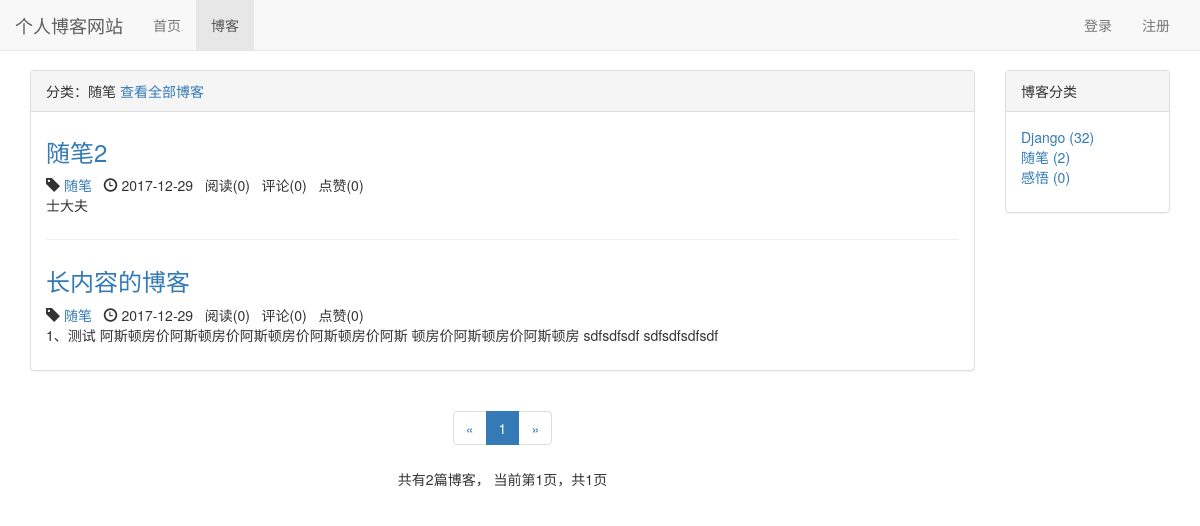
Page /blog/type/2 on the committed database.
### blog/models.py (models this page shows, shortened)
class BlogType(models.Model):
    type_name = models.CharField(max_length=15)
    def __str__(self):
        return self.type_name

class Blog(models.Model, ReadNumExpandMethod):
    title = models.CharField(max_length=50)
    blog_type = models.ForeignKey(BlogType, on_delete=models.CASCADE)
    content = RichTextUploadingField()
    author = models.ForeignKey(User, on_delete=models.CASCADE)
    read_details = GenericRelation(ReadDetail)
    created_time = models.DateTimeField(auto_now_add=True)
    last_updated_time = models.DateTimeField(auto_now=True)
    class Meta:
        ordering = ['-created_time']

### likes/models.py (models this page shows)
class LikeCount(models.Model):
    content_type = models.ForeignKey(ContentType, on_delete=models.CASCADE)
    object_id = models.PositiveIntegerField()
    content_object = GenericForeignKey('content_type', 'object_id')
    liked_num = models.IntegerField(default=0)

### blog/views.py (the view)
# urls.py: path('type/<int:blog_type_pk>', views.blogs_with_type, name="blogs_with_type"),
def blogs_with_type(request, blog_type_pk):
    blog_type = get_object_or_404(BlogType, pk=blog_type_pk)
    blogs_all_list = Blog.objects.filter(blog_type=blog_type)
    context = get_blog_list_common_data(request, blogs_all_list)
    context['blog_type'] = blog_type
    return render(request, 'blog/blogs_with_type.html', context)

### comment/templatetags/comment_tags.py (called while the page is built)
@register.simple_tag
def get_comment_count(obj):
    content_type = ContentType.objects.get_for_model(obj)
    return Comment.objects.filter(content_type=content_type, object_id=obj.pk).count()

### likes/templatetags/likes_tags.py (called while the page is built)
@register.simple_tag
def get_like_count(obj):
    content_type = ContentType.objects.get_for_model(obj)
    like_count, created = LikeCount.objects.get_or_create(content_type=content_type, object_id=obj.pk)
    return like_count.liked_num

### read_statistics/models.py (called while the page is built)
    def get_read_num(self):
        try:
            ct = ContentType.objects.get_for_model(self)
            readnum = ReadNum.objects.get(content_type=ct, object_id=self.pk)
            return readnum.read_num
        except exceptions.ObjectDoesNotExist:
            return 0

### user/context_processors.py (called while the page is built)
def login_modal_form(request):
    return {'login_modal_form': LoginForm()}

### blog/templates/blog/blogs_with_type.html (shortened to what this page needs)
{% extends 'blog/blog_list.html' %}
{% block blog_list_title %}
    分类：{{ blog_type.type_name }}
    <a href="{% url 'blog_list' %}">查看全部博客</a>
{% endblock %}

### blog/templates/blog/blog_list.html (shortened to what this page needs)
{% extends 'base.html' %}
{% block nav_blog_active %}active{% endblock %}
{% load static %}
{% load comment_tags %}
{% load likes_tags %}
{% block header_extends %}
    <link rel="stylesheet" href="{% static 'blog/blog.css' %}">
{% endblock %}
{% block content %}
    <div class="container">
        <div class="row">
            <div class="col-xs-12 col-sm-8 col-md-9 col-lg-10">
                <div class="panel panel-default">
                    <div class="panel-heading">{% block blog_list_title %}博客列表{% endblock %}</div>
                    <div class="panel-body">
                        {% for blog in blogs %}
                            <div class="blog">
                                <h3><a href="{% url 'blog_detail' blog.pk %}">{{ blog.title }}</a></h3>
                                <p class="blog-info">
                                    <span class="glyphicon glyphicon-tag"></span> <a href="{% url 'blogs_with_type' blog.blog_type.pk %}">{{ blog.blog_type }}</a>&nbsp;&nbsp;
                                    <span class="glyphicon glyphicon-time"></span> {{ blog.created_time|date:"Y-m-d" }}&nbsp;&nbsp;
                                    阅读({{ blog.get_read_num }})&nbsp;&nbsp;
                                    评论({% get_comment_count blog %})&nbsp;&nbsp;
                                    点赞({% get_like_count blog %})
                                </p>
                                <p>{{ blog.content|striptags|truncatechars:120 }}</p>
                            </div>
                        {% empty %}
                            <div class="blog">
                                <h3>暂无博客，敬请期待</h3>
                            </div>
                        {% endfor %}
                    </div>
                </div>
                <div class="paginator">
                    <ul class="pagination">
                        <li>
                            {% if page_of_blogs.has_previous %}
                                <a href="?page={{ page_of_blogs.previous_page_number }}" aria-label="Previous">
                                    <span aria-hidden="true">&laquo;</span>
                                </a>
                            {% else %}
                                <span aria-hidden="true">&laquo;</span>
                            {% endif %}
                        </li>
                        {% for page_num in page_range %}
                            {% if page_num == page_of_blogs.number %}
                                <li class="active"><span>{{ page_num }}</span></li>
                            {% else %}
                                {% if page_num == '...' %}
                                    <li><span>{{ page_num }}</span></li>
                                {% else %}
                                    <li><a href="?page={{ page_num }}">{{ page_num }}</a></li>
                                {% endif %}
                            {% endif %}
                        {% endfor %}
                        <li>
                            {% if page_of_blogs.has_next %}
                                <a href="?page={{ page_of_blogs.next_page_number }}" aria-label="Next">
                                    <span aria-hidden="true">&raquo;</span>
                                </a>
                            {% else %}
                                <span aria-hidden="true">&raquo;</span>
                            {% endif %}
                        </li>
                    </ul>
                    <p>
                        共有{{ page_of_blogs.paginator.count }}篇博客，
                        当前第{{ page_of_blogs.number }}页，共{{ page_of_blogs.paginator.num_pages }}页
                    </p>
                </div>
            </div>
            <div class="hidden-xs col-sm-4 col-md-3 col-lg-2">
                <div class="panel panel-default">
                    <div class="panel-heading">博客分类</div>
                    <div class="panel-body">
                        <ul class="blog-types">
                            {% for blog_type in blog_types %}
                                <li>
                                    <a href="{% url 'blogs_with_type' blog_type.pk %}">
                                        {{ blog_type.type_name }} ({{ blog_type.blog_count }})
                                    </a>
                                </li>
                            {% empty %}
                                <li>暂无分类</li>
                            {% endfor %}
                        </ul>
                    </div>
                </div>
            </div>
        </div>
    </div>
{% endblock %}

### static/base.css (style rules this page uses)
* { margin: 0; padding: 0; }
body { margin-top: 70px!important; }
ul { list-style-type: none!important; }

### blog/static/blog/blog.css (style rules this page uses)
ul.blog-types { list-style-type: none; }
div.blog:not(:last-child) { margin-bottom: 2em; padding-bottom: 1em; border-bottom: 1px solid #eee; }
div.blog h3 { margin-top: 0.5em; }
div.blog p.blog-info { margin-bottom: 0; }
div.paginator { text-align: center; }

### rows in the picture
BlogType: type_name "随笔", blog_count "2"
Blog: title "随笔2", blog_type "随笔", created_time "2017-12-29", get_read_num "0", id "0", id.liked_num "0", content "士大夫"
Blog: title "长内容的博客", blog_type "随笔", created_time "2017-12-29", get_read_num "0", id "0", id.liked_num "0", content "1、测试 阿斯顿房价阿斯顿房价阿斯顿房价阿斯顿房价阿斯 顿房价阿斯顿房价阿斯顿房 sdfsdfsdf sdfsdfsdfsdf"
BlogType: type_name "Django", blog_count "32"
BlogType: type_name "感悟", blog_count "0"

### other values in the picture
{{ page_num }} "1"
{{ page_of_blogs.paginator.count }} "2"
{{ page_of_blogs.number }} "1"
{{ page_of_blogs.paginator.num_pages }} "1"
